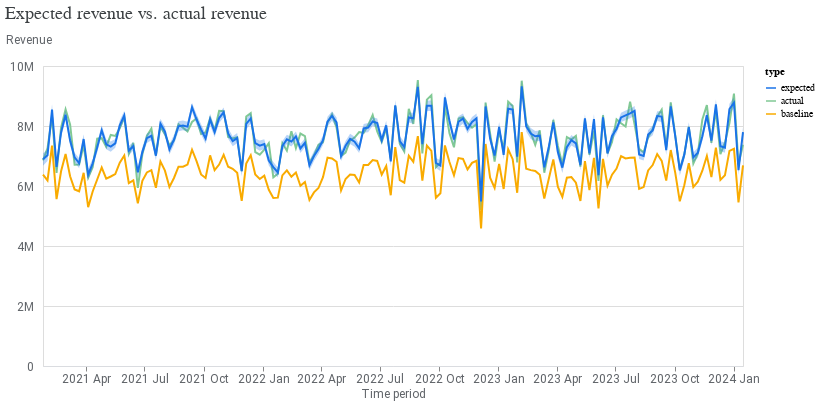

Notebook cell for this chart:
### Markdown cell above
## Expected vs. Actual Revenue

This chart compares **expected revenue** from the model against **actual observed revenue**, with a **baseline** scenario for reference.

- **Expected Revenue (blue):** The model’s projection of revenue, incorporating media effects, market conditions, and other drivers.
- **Actual Revenue (green):** Observed revenue data over the same time period.
- **Baseline (orange):** Estimated revenue without the incremental contribution of media, representing a “no-media” or neutral scenario.

### Insights
- The expected and actual revenue lines track closely, indicating the model captures key drivers effectively.
- Variations between the blue and green lines represent short-term deviations that may be due to noise, unmodeled events, or market shocks.
- The gap between the baseline (orange) and expected (blue) lines reflects the **estimated media lift**—the additional revenue attributed to marketing efforts.

### Conclusion
The model demonstrates **strong predictive alignment** with observed data and provides a meaningful counterfactual baseline for evaluating marketing impact.

### Code cell
model_fit = visualizer.ModelFit(mmm)
model_fit.plot_model_fit()

### Figure 1 — Vega-Lite specification as saved in the notebook (floating-point values rounded to 4 significant figures; data arrays with more than 128 entries replaced by an {"elided": "..."} marker saying what was removed)
{"config": {"view": {"continuousWidth": 300, "continuousHeight": 300}, "axis": {"labelColor": "#5F6368", "labelFont": "Roboto", "labelFontSize": 12, "titleColor": "#5F6368", "titleFont": "Roboto", "titleFontSize": 12, "titleFontWeight": "normal"}}, "layer": [{"mark": {"type": "line"}, "encoding": {"color": {"field": "type", "scale": {"domain": ["expected", "actual", "baseline"], "range": ["#1A73E8", "#81C995", "#F9AB00"]}, "type": "nominal"}, "x": {"axis": {"domainColor": "#DADCE0", "format": "%Y %b", "grid": false, "tickCount": 8}, "field": "time", "title": "Time period", "type": "temporal"}, "y": {"axis": {"domain": false, "labelExpr": "replace(format(datum.value, '.3~s'), 'G', 'B')", "labelPadding": 10, "tickCount": 5, "ticks": false, "titleAlign": "left", "titleAngle": 0, "titleY": -20}, "field": "mean", "title": "Revenue", "type": "quantitative"}}}, {"mark": {"type": "area", "opacity": 0.3}, "encoding": {"color": {"field": "type", "legend": null, "scale": {"domain": ["expected"], "range": ["#1A73E8"]}, "type": "nominal"}, "x": {"field": "time", "type": "temporal"}, "y": {"field": "ci_hi", "type": "quantitative"}, "y2": {"field": "ci_lo"}}}], "data": {"name": "data-bef019c059d03d5ba3100da35ac24f84"}, "resolve": {"scale": {"color": "independent"}}, "title": {"text": "Expected revenue vs. actual revenue", "anchor": "start", "color": "#3C4043", "font": "Google Sans Display", "fontSize": 18, "fontWeight": "normal", "offset": 10}, "width": 700, "$schema": "https://vega.github.io/schema/vega-lite/v5.20.1.json", "datasets": {"data-bef019c059d03d5ba3100da35ac24f84": {"elided": "468 records"}}}
